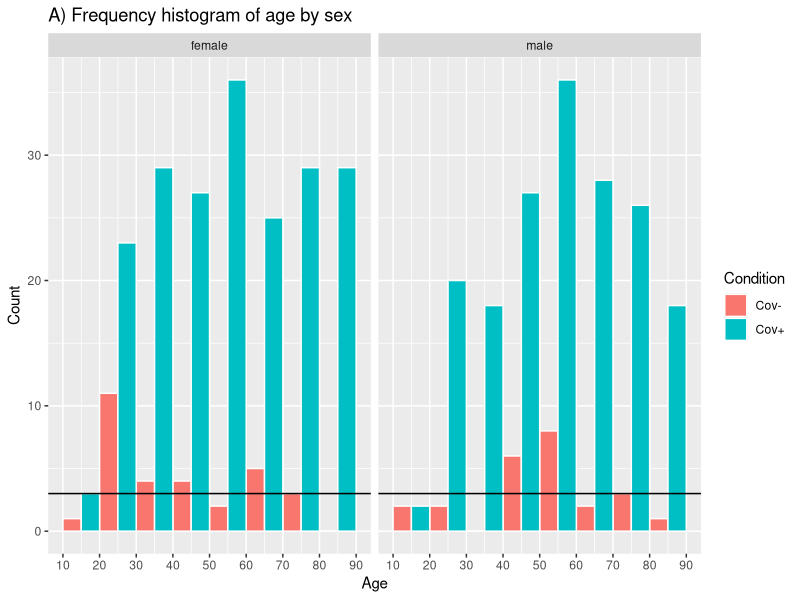
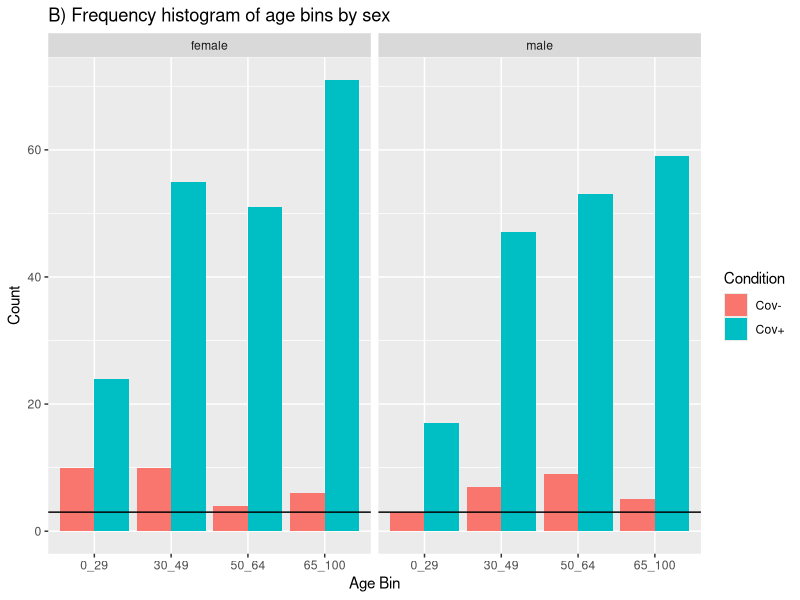

Reproduce these figures in R, in order.
## ---- chunk 1
knitr::opts_chunk$set(echo = TRUE)
## ---- chunk 2
## load packages to parse text file
library(iterators)
library(foreach)
library(stringr)
## ---- chunk 3
## function to get age, sex, and sample_id from a line of text
getInfo <- function(line){
  age <- str_extract(line, "age=\"[0-9]+\"|age=\"[0-9]{1,}\\+\"|age=\"\\D+\"") 
  sex <- str_extract(line, "sex=\"\\D+\"")
  sample_id <- str_extract(line, "NEG_[0-9]+|POS_[0-9]+")
  df <- data.frame(cbind(age, sex, sample_id))
  return(df)
}
## ---- chunk 4
## parse info from the text file
raw_file <- file("biosample_result.txt", "r") # open file for reading in text mode
raw_line_iterator <- ireadLines(raw_file, n = 1) # iterate through each line in file
raw_df <- foreach(r = raw_line_iterator, .combine = "rbind") %do% 
  getInfo(r) # for each line run getInfo function
close(raw_file)

## remove NA values (lines without selected info)
sample_id <- as.character(raw_df$sample_id[!is.na(raw_df$sample_id)])
age <- as.character(raw_df$age[!is.na(raw_df$age)])
sex <- as.character(raw_df$sex[!is.na(raw_df$sex)])

## create a column for test status
test_pos <- rep(FALSE, length(sample_id))

## clean the parsed text strings
for (i in 1:length(sample_id)){
  age[i]<- str_extract(age[i], "90\\+|[0-9]+|Unknown")
  sex[i] <- str_extract(sex[i], "male|female|not collected")
  test_pos[i] <- grepl("POS", sample_id[i])
}

age[which(age == "Unknown")] <- NA # convert "Unknown" to NA values
age[which(age == "90+")] <- "90" # convert 90+ to 90 

## join cleaned strings into a dataset
project_info <- data.frame(cbind(age, sex, test_pos))
rownames(project_info) <- sample_id

## alter columns so they are stored as the correct data type
project_info$sex <- as.factor(project_info$sex)
project_info$age <- as.numeric(age)
project_info$test_pos <- as.logical(test_pos)

## check resulting dataframe
summary(project_info)

## remove samples with missing data
## all missing data values are from infected subjects: 430 cov+ -> 377 cov+
project_info <- project_info[which(!is.na(project_info$age)), ]
project_info <- project_info[which(project_info$sex != "not collected"),]
project_info <- droplevels(project_info)
summary(project_info)
## ---- chunk 5
## load packages for visualization
library(ggplot2)
library(dplyr)

## view infection status by age and sex
hist_age <- ggplot(data = project_info, aes(x=age, fill=test_pos)) + 
            geom_histogram(breaks = seq(10,90, by=10), col = "white", position = "dodge") + 
            scale_x_continuous(breaks = seq(10,90,10)) 
hist_age + facet_wrap(~ sex)  + ggtitle("A) Frequency histogram of age by sex") +
          geom_hline(yintercept = 3) +  ylab("Count") + xlab("Age") + 
          scale_fill_discrete(name = "Condition", labels = c("Cov-", "Cov+"))

## create age bins to deal with low sample counts
for (i in 1:nrow(project_info)){
  age <- project_info[i, "age"]
  if (age > 0 & age <=29){project_info[i,"ageBin"] = "0_29"}
  else if (age >= 30 & age <=49){project_info[i,"ageBin"] = "30_49"}
  else if (age >= 50 & age <= 64){project_info[i,"ageBin"] = "50_64"}
  else {project_info[i,"ageBin"] = "65_100"}
}
project_info$ageBin <- as.factor(project_info$ageBin)

## view infection status by age bin and sex
hist_ageBins <- ggplot(project_info, aes(ageBin)) + geom_bar(aes(fill = test_pos), position = "dodge")
hist_ageBins + facet_wrap(~ sex) + geom_hline(yintercept = 3) + ggtitle("B) Frequency histogram of age bins by sex") + 
              ylab("Count") + xlab("Age Bin") + scale_fill_discrete(name = "Condition", labels = c("Cov-", "Cov+")) 

## save cleaned dataset 
save(project_info, file = "cleaned_data.Rdata")
